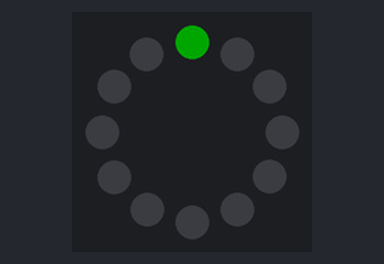
A sketch run on a simulated Arduino Uno, built with avr-gcc and run on an emulated ATmega328P. On the bench: 12 RGB LEDs in a ring, first at the top, clockwise. Dim RGB values are drawn brighter than linear.

Above: at 0.05 s.
At 0.55 s:
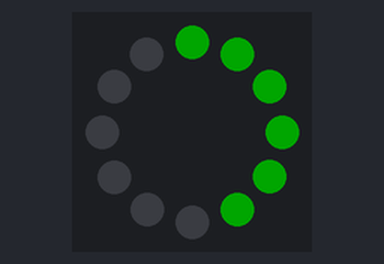
At 1.15 s:
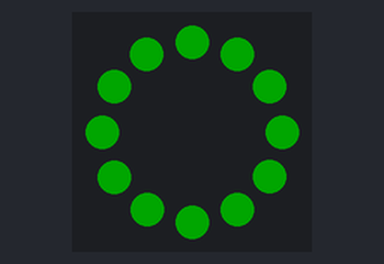
At 1.55 s:
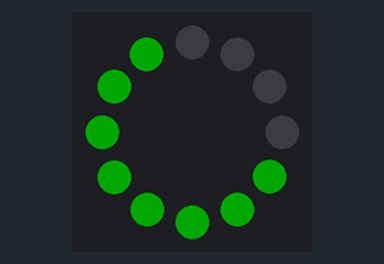
At 1.96 s:
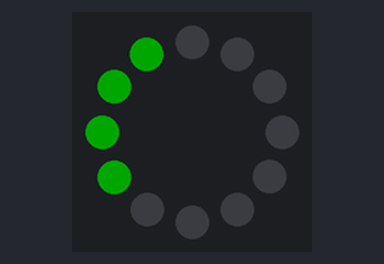
At 2.76 s:
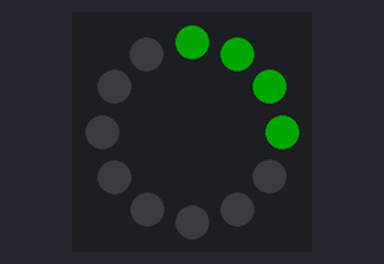

The sketch:

sketch_may19a.ino
```cpp
#include <MeAuriga.h>
#include <Arduino.h>

MeRGBLed led_ring(0, 12);

void setup() {

    led_ring.setpin(44);
}

void loop() {

  for(byte i = 1; i<=12; i++) {

    led_ring.setColor(i, 0, 40, 0);
    led_ring.show();
    delay(100);
  }

  for(byte e = 1; e<=12; e++) {

    led_ring.setColor(e, 0, 0, 0);
    led_ring.show();
    delay(100);
  }
}
```

Measured:
- by itself, everything shown: repeats every 2.4 s, in 24 steps
